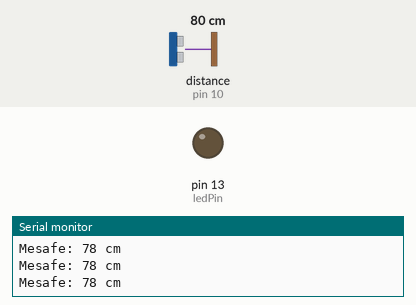
This sketch was run on a simulated Arduino Uno, built with avr-gcc and run on an emulated ATmega328P. Parts: output pins drawn as LEDs (lit = HIGH), the last lines printed to the serial monitor. Wiring (inferred from the names in the program): ultrasonic range finder: trigger pin 9; echo pin 10. The inputs (shaded band) are chosen by the test bench; at power-on: distance to the obstacle (sensor on pin 10) 80 cm. The echo pulse lasts 58.3 µs per cm; pins used as bus, display or sensor lines are not drawn.

Above: at 1.3 s.
1.4 s: distance to the obstacle (sensor on pin 10) set to 12 cm
2.9 s: distance to the obstacle (sensor on pin 10) set to 9 cm
At 4.0 s:
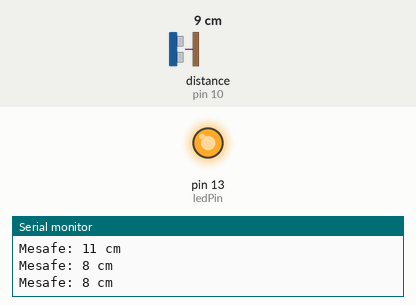
4.5 s: distance to the obstacle (sensor on pin 10) set to 18 cm
At 5.3 s:
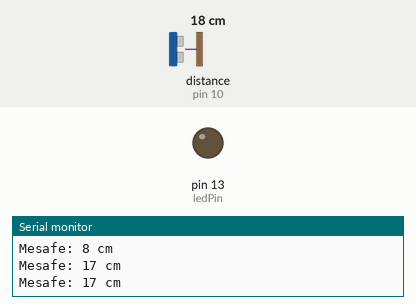
6.0 s: distance to the obstacle (sensor on pin 10) set to 2 cm
At 6.6 s:
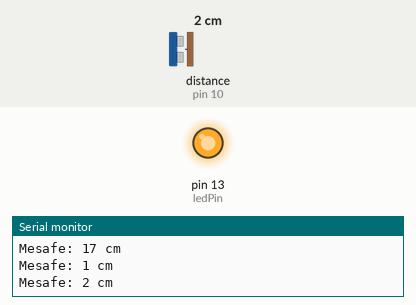
Timing chart, 0 to 8.5 s (numbered marks = the images above; inputs shaded):
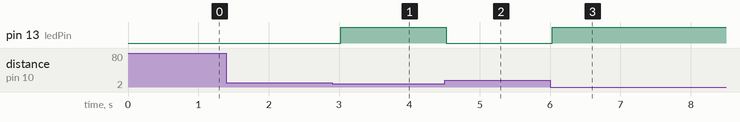

Measured:
- the behaviour switches between 11 and 10 cm on distance to the obstacle (sensor on pin 10) (found by bisection; images 0 and 1)
- after the input at 2.9 s, pin 13 (ledPin): LOW → HIGH after 0.12 s
- after the input at 4.5 s, pin 13 (ledPin): HIGH → LOW at once
- after the input at 6.0 s, pin 13 (ledPin): LOW → HIGH at once

The sketch:

distance_sensor.ino
```cpp
// Pin tanımlamaları
const int trigPin = 9;
const int echoPin = 10;
const int ledPin = 13;

void setup() {
  pinMode(trigPin, OUTPUT);
  pinMode(echoPin, INPUT);
  pinMode(ledPin, OUTPUT);
  Serial.begin(9600); // Bilgisayara veri göndermek için
}

void loop() {
  long duration, distance;

  // Sensörü tetikleme
  digitalWrite(trigPin, LOW);
  delayMicroseconds(2);
  digitalWrite(trigPin, HIGH);
  delayMicroseconds(10);
  digitalWrite(trigPin, LOW);

  // Ses dalgasının gidiş-dönüş süresini ölçme
  duration = pulseIn(echoPin, HIGH);

  // Mesafeyi cm cinsinden hesaplama
  distance = duration * 0.034 / 2;

  Serial.print("Mesafe: ");
  Serial.print(distance);
  Serial.println(" cm");

  // Eğer mesafe 10cm'den küçükse LED'i yak
  if (distance < 10) {
    digitalWrite(ledPin, HIGH);
  } else {
    digitalWrite(ledPin, LOW);
  }

  delay(500);
}
```
